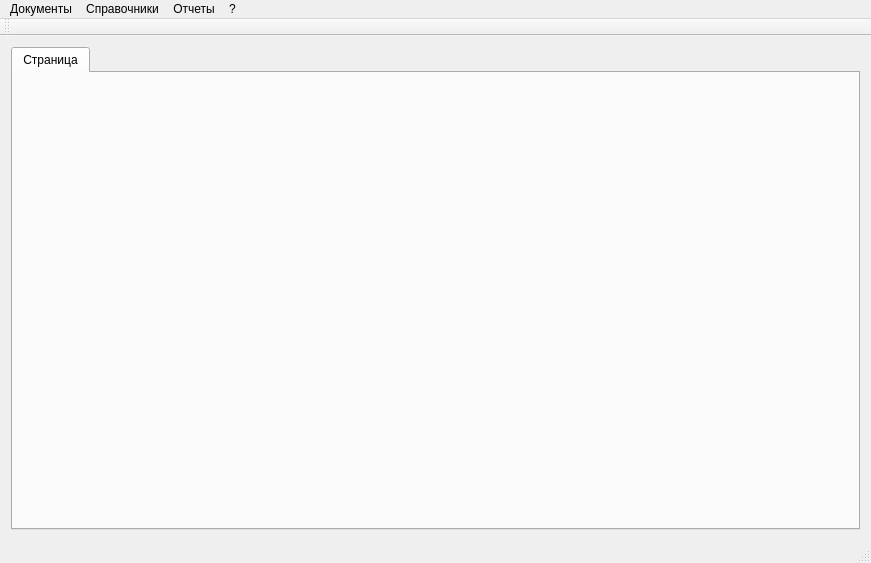
<?xml version="1.0" encoding="UTF-8"?>
<ui version="4.0">
 <class>NotesDSS</class>
 <widget class="QMainWindow" name="NotesDSS">
  <property name="geometry">
   <rect>
    <x>0</x>
    <y>0</y>
    <width>871</width>
    <height>563</height>
   </rect>
  </property>
  <property name="windowTitle">
   <string>NotesDSS</string>
  </property>
  <widget class="QWidget" name="centralWidget">
   <layout class="QGridLayout" name="gridLayout">
    <item row="0" column="0">
     <widget class="QTabWidget" name="tabWidget_pages">
      <property name="currentIndex">
       <number>0</number>
      </property>
      <widget class="QWidget" name="tab">
       <attribute name="title">
        <string>Страница</string>
       </attribute>
      </widget>
     </widget>
    </item>
   </layout>
  </widget>
  <widget class="QMenuBar" name="menuBar">
   <property name="geometry">
    <rect>
     <x>0</x>
     <y>0</y>
     <width>871</width>
     <height>21</height>
    </rect>
   </property>
   <widget class="QMenu" name="menu">
    <property name="title">
     <string>Документы</string>
    </property>
    <widget class="QMenu" name="menu_5">
     <property name="title">
      <string>Акт оприходования</string>
     </property>
     <addaction name="action_13"/>
     <addaction name="action_14"/>
     <addaction name="action_15"/>
    </widget>
    <widget class="QMenu" name="menu_6">
     <property name="title">
      <string>Акт списания</string>
     </property>
     <addaction name="action_17"/>
     <addaction name="action_20"/>
     <addaction name="action_18"/>
     <addaction name="action_21"/>
    </widget>
    <addaction name="menu_5"/>
    <addaction name="menu_6"/>
    <addaction name="action_22"/>
    <addaction name="action_23"/>
   </widget>
   <widget class="QMenu" name="menu_2">
    <property name="title">
     <string>Справочники</string>
    </property>
    <addaction name="action_10"/>
    <addaction name="separator"/>
    <addaction name="action"/>
    <addaction name="separator"/>
    <addaction name="action_3"/>
    <addaction name="action_4"/>
    <addaction name="separator"/>
    <addaction name="action_9"/>
   </widget>
   <widget class="QMenu" name="menu_3">
    <property name="title">
     <string>Отчеты</string>
    </property>
   </widget>
   <widget class="QMenu" name="menu_4">
    <property name="title">
     <string>?</string>
    </property>
    <addaction name="action_5"/>
    <addaction name="action_6"/>
    <addaction name="action_7"/>
   </widget>
   <addaction name="menu"/>
   <addaction name="menu_2"/>
   <addaction name="menu_3"/>
   <addaction name="menu_4"/>
  </widget>
  <widget class="QToolBar" name="mainToolBar">
   <attribute name="toolBarArea">
    <enum>TopToolBarArea</enum>
   </attribute>
   <attribute name="toolBarBreak">
    <bool>false</bool>
   </attribute>
  </widget>
  <widget class="QStatusBar" name="statusBar"/>
  <action name="action">
   <property name="text">
    <string>Сотрудники</string>
   </property>
  </action>
  <action name="action_3">
   <property name="text">
    <string>Материалы</string>
   </property>
  </action>
  <action name="action_4">
   <property name="text">
    <string>Единицы измерения</string>
   </property>
  </action>
  <action name="action_5">
   <property name="text">
    <string>Статистика</string>
   </property>
  </action>
  <action name="action_6">
   <property name="text">
    <string>Помощь</string>
   </property>
  </action>
  <action name="action_7">
   <property name="text">
    <string>Выход</string>
   </property>
  </action>
  <action name="action_9">
   <property name="text">
    <string>Объекты</string>
   </property>
  </action>
  <action name="action_10">
   <property name="text">
    <string>Контрагенты</string>
   </property>
  </action>
  <action name="action_13">
   <property name="text">
    <string>Покупка</string>
   </property>
  </action>
  <action name="action_14">
   <property name="text">
    <string>Пришло в ремонт</string>
   </property>
  </action>
  <action name="action_15">
   <property name="text">
    <string>Вернулось после ремонта, проверки</string>
   </property>
  </action>
  <action name="action_17">
   <property name="text">
    <string>Продажа</string>
   </property>
  </action>
  <action name="action_18">
   <property name="text">
    <string>Отправка в ремонт</string>
   </property>
  </action>
  <action name="action_20">
   <property name="text">
    <string>Отправка после ремонта</string>
   </property>
  </action>
  <action name="action_21">
   <property name="text">
    <string>Брак</string>
   </property>
  </action>
  <action name="action_22">
   <property name="text">
    <string>Требование</string>
   </property>
  </action>
  <action name="action_23">
   <property name="text">
    <string>Производство</string>
   </property>
  </action>
 </widget>
 <layoutdefault spacing="6" margin="11"/>
 <resources/>
 <connections/>
</ui>
